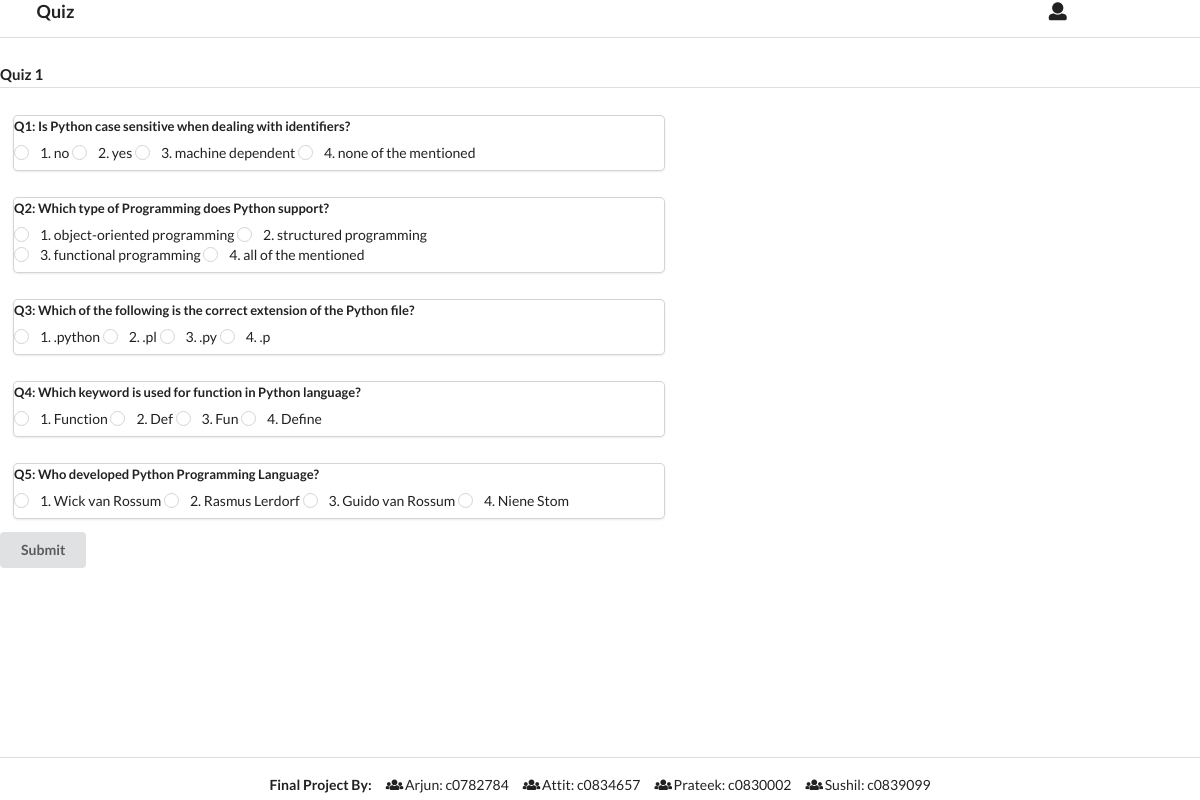
The app's page /quiz/1/ with its own data.
### Quiz/models.py (models this page shows, shortened)
class Question(models.Model):
    quiz = models.ForeignKey('Quiz', on_delete=models.CASCADE)
    statement = models.TextField()
    options = models.TextField()
    answer = models.IntegerField()
    def options_as_list(self):
        return self.options.split(";")

### Quiz/views.py (the view)
# urls.py: path('quiz/<int:quiz_id>/', views.quiz, name="quiz"), # Url to attempt quiz page
def quiz(request, quiz_id):
    if(request.method == "POST"):
        score = 0
        questions = Question.objects.filter(quiz=quiz_id)
        for i in list(map(lambda question: question.id,questions)):
            answer = request.POST.get(str(quiz_id) + "_" + str(i))
            if(answer):
                if answer.split("_")[1] == answer.split("_")[2]:
                    score +=1
            else:
                print("Error!!!!")
        score = score*100/min(len(questions), NUMBER_OF_QUESTIONS_IN_THE_QUIZ)
        result = Result(quiz_id = quiz_id, user_id = 1, score=score )
        result.save()
        return render(request, 'result.html', {'message':get_result_message(score),
                                               'retake': True if score<50 else False,
                                               'quiz_id': quiz_id})
    else:
        try:
            questions = Question.objects.filter(quiz=quiz_id)
            questions_to_be_asked = []
            sample = random.sample(range(1, len(questions) + 1), min(len(questions), NUMBER_OF_QUESTIONS_IN_THE_QUIZ))
            for i in sample:
                questions_to_be_asked.append(questions[i-1:i][0])
            return render(request, 'quiz.html', {'quiz_id': quiz_id,
                                                 'questions': questions_to_be_asked,
                                                 })
        except Question.DoesNotExist:
            return  Http404

### Quiz/templates/quiz.html (shortened to what this page needs)
{% extends "base.html" %}
{% block content %}
     <form class="ui form" name="form" action="{% url 'quiz' quiz_id %}" method="POST">
        <h4 class="ui dividing header">Quiz {{ quiz_id }}</h4>
        <div class="ui padded grid">
            {% for question in questions %}
            <div class="ten wide column">
                <div style="width:90%" class="ui padded card">
                    <div style="width:90%" class="grouped fields">
                    <label for="{{question.id}}_{{ forloop.counter }}_{{question.answer}}">
                        Q{{ forloop.counter }}: {{ question.statement}}</label>
                    <div class="field">
                        {% for option in question.options_as_list %}
                            <div class="ui radio checkbox">
                                <label>
                                    {{ forloop.counter }}.  {{ option }}
                                </label>
                            </div>
                        {% endfor %}
                    </div>
                    </div>
                </div>
            </div>
        {% endfor %}
        </div>
        <button class="ui submit button" type="submit" value="quiz">Submit</button>
    </form>
{% endblock %}

### records on screen
Question: statement "Is Python case sensitive when dealing with identifiers?", options_as_list "no" "yes" "machine dependent" "none of the mentioned"
Question: statement "Which type of Programming does Python support?", options_as_list "object-oriented programming" "structured programming" "functional programming" "all of the mentioned"
Question: statement "Which of the following is the correct extension of the Python file?", options_as_list ".python" ".pl" ".py" ".p"
Question: statement "Which keyword is used for function in Python language?", options_as_list "Function" "Def" "Fun" "Define"
Question: statement "Who developed Python Programming Language?", options_as_list "Wick van Rossum" "Rasmus Lerdorf" "Guido van Rossum" "Niene Stom"

### other values on screen
{{ quiz_id }} "1"
